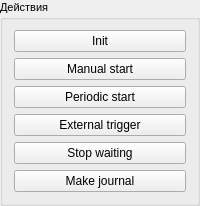
    <widget class="QGroupBox" name="groupBox_3">
     <property name="maximumSize">
      <size>
       <width>200</width>
       <height>16777215</height>
      </size>
     </property>
     <property name="font">
      <font>
       <pointsize>8</pointsize>
       <weight>50</weight>
       <italic>false</italic>
       <bold>false</bold>
       <underline>false</underline>
       <strikeout>false</strikeout>
       <kerning>true</kerning>
      </font>
     </property>
     <property name="autoFillBackground">
      <bool>false</bool>
     </property>
     <property name="title">
      <string>Действия</string>
     </property>
     <layout class="QGridLayout" name="gridLayout">
      <item row="4" column="0">
       <widget class="QPushButton" name="stop_pushButton">
        <property name="sizePolicy">
         <sizepolicy hsizetype="Minimum" vsizetype="Preferred">
          <horstretch>0</horstretch>
          <verstretch>0</verstretch>
         </sizepolicy>
        </property>
        <property name="font">
         <font>
          <pointsize>9</pointsize>
         </font>
        </property>
        <property name="cursor">
         <cursorShape>PointingHandCursor</cursorShape>
        </property>
        <property name="text">
         <string>Stop waiting</string>
        </property>
       </widget>
      </item>
      <item row="1" column="0">
       <widget class="QPushButton" name="manual_pushButton">
        <property name="sizePolicy">
         <sizepolicy hsizetype="Minimum" vsizetype="Preferred">
          <horstretch>0</horstretch>
          <verstretch>0</verstretch>
         </sizepolicy>
        </property>
        <property name="font">
         <font>
          <pointsize>9</pointsize>
         </font>
        </property>
        <property name="cursor">
         <cursorShape>PointingHandCursor</cursorShape>
        </property>
        <property name="text">
         <string>Manual start</string>
        </property>
       </widget>
      </item>
      <item row="5" column="0">
       <widget class="QPushButton" name="journal_pushButton">
        <property name="sizePolicy">
         <sizepolicy hsizetype="Minimum" vsizetype="Preferred">
          <horstretch>0</horstretch>
          <verstretch>0</verstretch>
         </sizepolicy>
        </property>
        <property name="font">
         <font>
          <pointsize>9</pointsize>
         </font>
        </property>
        <property name="cursor">
         <cursorShape>PointingHandCursor</cursorShape>
        </property>
        <property name="text">
         <string>Make journal</string>
        </property>
       </widget>
      </item>
      <item row="2" column="0">
       <widget class="QPushButton" name="periodic_pushButton">
        <property name="sizePolicy">
         <sizepolicy hsizetype="Minimum" vsizetype="Preferred">
          <horstretch>0</horstretch>
          <verstretch>0</verstretch>
         </sizepolicy>
        </property>
        <property name="font">
         <font>
          <pointsize>9</pointsize>
         </font>
        </property>
        <property name="cursor">
         <cursorShape>PointingHandCursor</cursorShape>
        </property>
        <property name="text">
         <string>Periodic start</string>
        </property>
       </widget>
      </item>
      <item row="0" column="0">
       <widget class="QPushButton" name="Init_pushButton">
        <property name="enabled">
         <bool>true</bool>
        </property>
        <property name="sizePolicy">
         <sizepolicy hsizetype="Minimum" vsizetype="Preferred">
          <horstretch>0</horstretch>
          <verstretch>0</verstretch>
         </sizepolicy>
        </property>
        <property name="minimumSize">
         <size>
          <width>0</width>
          <height>0</height>
         </size>
        </property>
        <property name="font">
         <font>
          <pointsize>9</pointsize>
         </font>
        </property>
        <property name="cursor">
         <cursorShape>PointingHandCursor</cursorShape>
        </property>
        <property name="mouseTracking">
         <bool>false</bool>
        </property>
        <property name="text">
         <string>Init</string>
        </property>
       </widget>
      </item>
      <item row="3" column="0">
       <widget class="QPushButton" name="external_pushButton">
        <property name="sizePolicy">
         <sizepolicy hsizetype="Minimum" vsizetype="Preferred">
          <horstretch>0</horstretch>
          <verstretch>0</verstretch>
         </sizepolicy>
        </property>
        <property name="font">
         <font>
          <pointsize>9</pointsize>
         </font>
        </property>
        <property name="cursor">
         <cursorShape>PointingHandCursor</cursorShape>
        </property>
        <property name="text">
         <string>External trigger</string>
        </property>
       </widget>
      </item>
     </layout>
    </widget>
